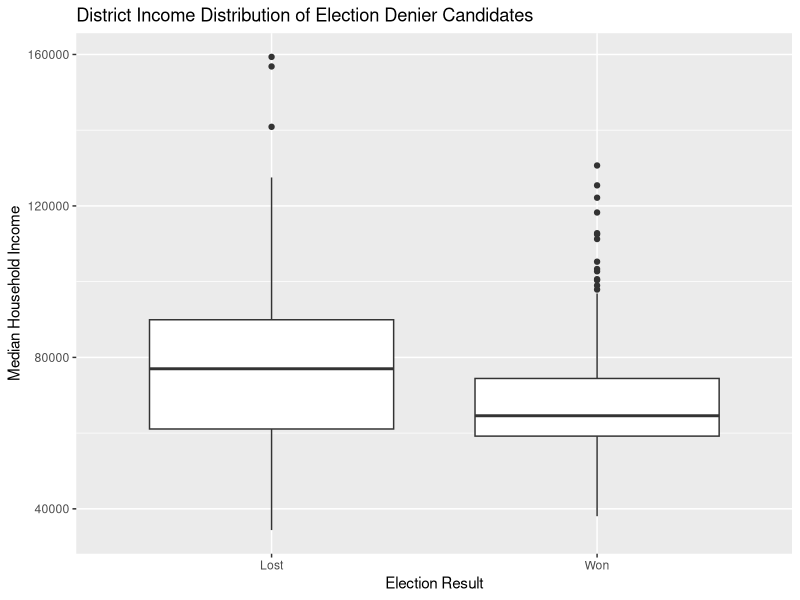

Reproduce this figure in R.
## ---- chunk 1
library(tidyverse)
election_deniers <- read_csv("election_deniers.csv")

election_deniers <- election_deniers |>
  mutate(result = if_else(win == 1, "Won", "Lost"))

graph <- election_deniers|>
  group_by(result) |>
  ggplot(aes(x = result,
                    y = median_household_income)) +
  geom_boxplot() +
  labs(title = "District Income Distribution of Election Denier Candidates",
       x = "Election Result",
       y = "Median Household Income")

graph
  
  

## ---- chunk 2
deniers_mean <- election_deniers |>
  group_by(result) |>
  summarize(mean_med_income = mean(median_household_income))
deniers_mean
## ---- chunk 3
fit <- lm(win ~ median_income_k, data = election_deniers)
fit
